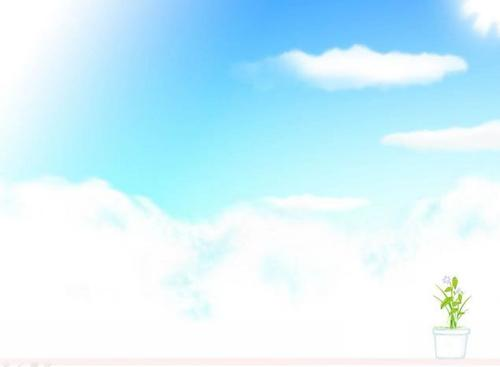
#> input picture bg/bg (60).jpg, 500 x 367 px; its folder holds only this picture in this run
$ python resize_bg.py
#> lines starting #> are read from the running program, lines starting #| are printed output that depends on the picture
import os
import cv2
import cfg

if not os.path.exists(cfg.path_bg2):
    os.makedirs(cfg.path_bg2)

def get_bigger_bg():
    min_height = 800
    min_width = 1200
    count = 0
    for home, dirs, files in os.walk(cfg.path_bg):
        for filename in files:
            if count % 500 == 0:
                print(count)
            count += 1
            fullname = os.path.join(home, filename)
            img = cv2.imread(fullname)
#> img is the input picture: shape (367, 500, 3); mean B, G, R 252.6, 241.7, 209.9
            if img is None:
                print(filename, "无法识别")
                continue
            height, width = img.shape[0], img.shape[1]
#> height = 367; width = 500
            scale = max(min_height / height, min_width / width)
#> scale = 2.4
            img = cv2.resize(img, (int(width * scale), int(height * scale)))
#> img: shape (880, 1200, 3)
            img = img[100:img.shape[0] - 100, :]
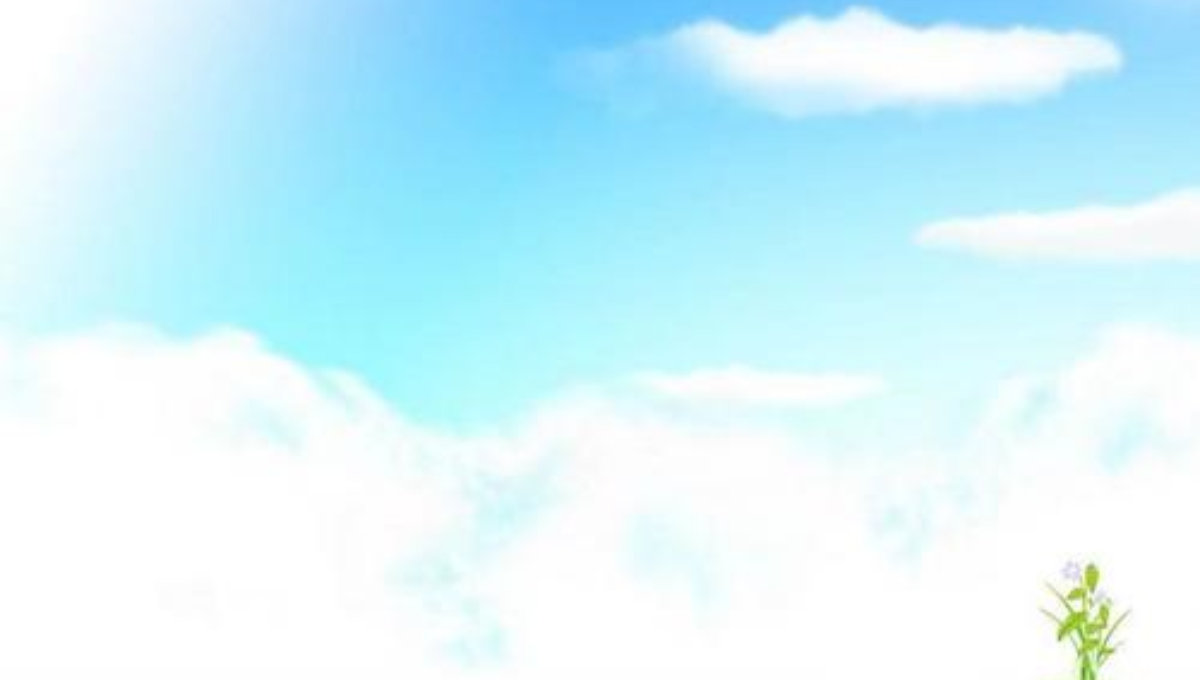
#> img: shape (680, 1200, 3); mean B, G, R 252.7, 244.6, 211.7
            cv2.imwrite(cfg.path_bg2 + filename, img)


if __name__ == '__main__':
    get_bigger_bg()

$ run again, on bg/bg (64).jpg
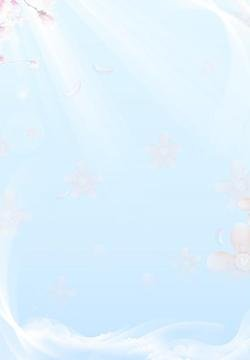
#> input picture bg/bg (64).jpg, 250 x 360 px
#> in get_bigger_bg, img is the input picture: shape (360, 250, 3); mean B, G, R 253.2, 241.5, 223.2
#> in get_bigger_bg, `img = img[100:img.shape[0] - 100, :]`:
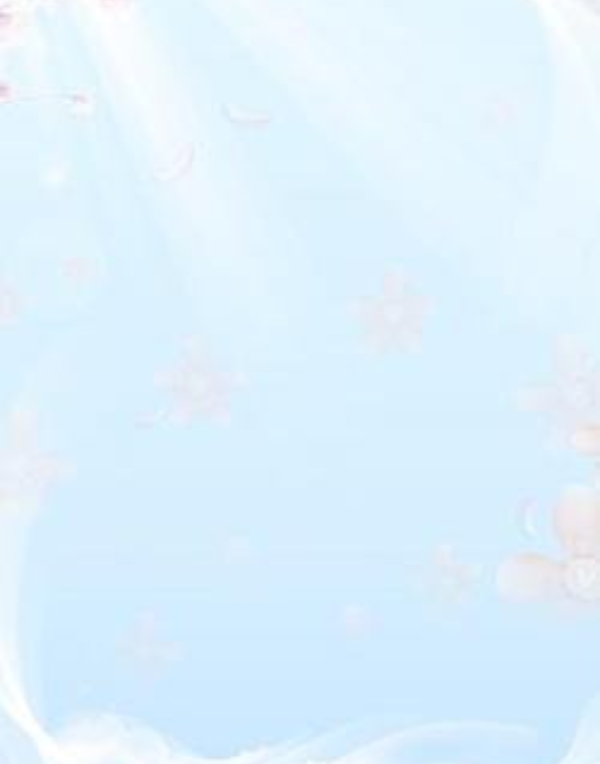
#> img: shape (1528, 1200, 3) (shown at 1/2 size); mean B, G, R 253.3, 241, 221.9
